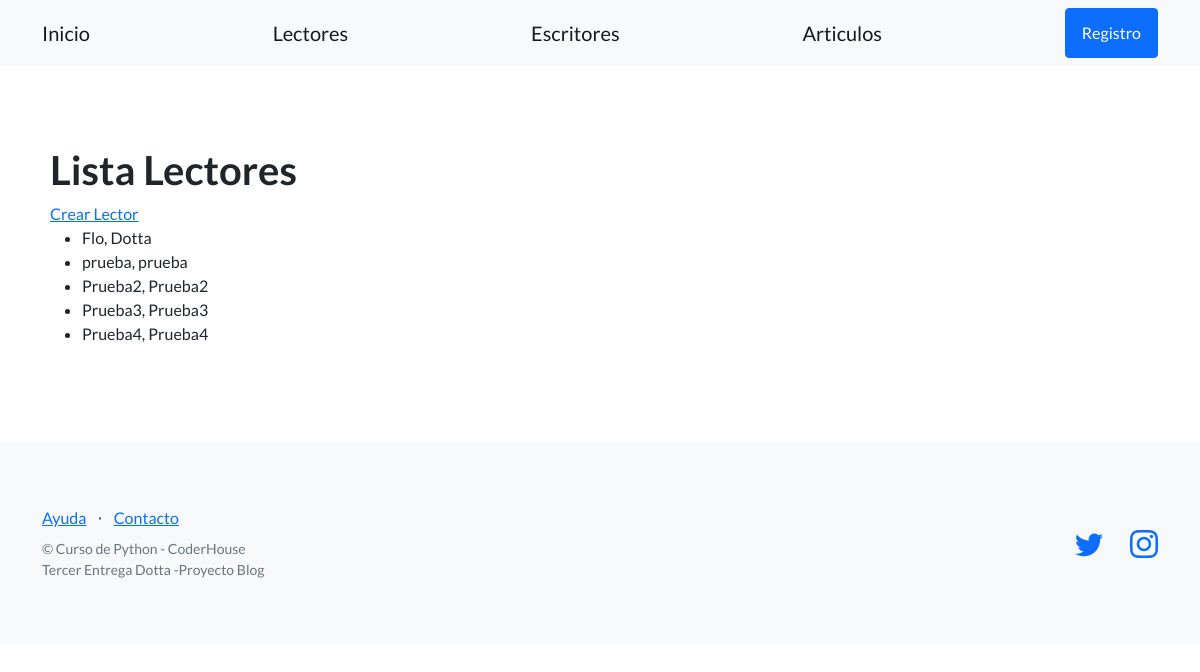
The page /usuarios/lectores/ on the database as committed earlier.
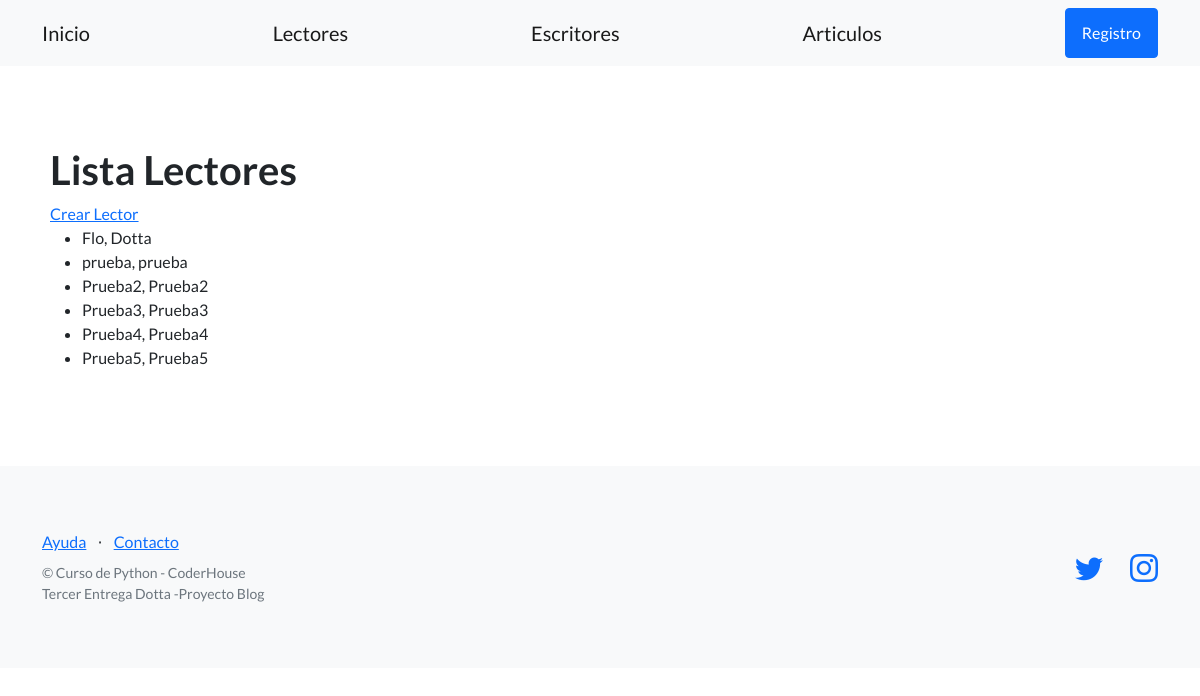
The same page on the database as committed later.
### control_usuarios/models.py (models this page shows, shortened)
class Lector(models.Model):
    apellido = models.CharField(max_length=256)
    nombre = models.CharField(max_length=256)
    email = models.EmailField(blank=True)
    fecha_nacimiento = models.DateField(null=True)

### control_usuarios/views.py (the view)
# urls.py: path('lectores/', listar_lectores, name= "listar_lectores"),
def listar_lectores(request):
    contexto = {
        "lectores": Lector.objects.all()
    }
    http_response = render(
        request=request,
        template_name='control_usuarios/lista_lectores.html',
        context=contexto,
    )
    return http_response

### control_usuarios/templates/control_usuarios/lista_lectores.html
{% extends "control_usuarios/base.html" %}
{% block contenido %}
<section>
  <div>
    <h1>Lista Lectores</h1>
    <a href="{% url 'crear_lector' %}">Crear Lector</a>
    <ul>
    {% for lector in lectores %}
      <li>{{ lector.nombre}}, {{ lector.apellido}}</li>
    {% endfor %}
    </ul>
  </div>
</section>
{% endblock contenido %}

### control_usuarios/templates/control_usuarios/base.html (shortened to what this page needs)
{% load static %}
<!DOCTYPE html>
<html lang="en">
    <head>
        <link href="https://cdn.jsdelivr.net/npm/bootstrap-icons@1.5.0/font/bootstrap-icons.css" rel="stylesheet" type="text/css" />
        <link href="{% static 'css/styles.css' %}" rel="stylesheet" />
    </head>
    <body>
        <nav class="navbar navbar-light bg-light static-top">
            <div class="container">
                <a class="navbar-brand" href="{% url 'inicio'%}">Inicio</a>
                <a class="navbar-brand" href="{% url 'listar_lectores'%}">Lectores</a>
                <a class="navbar-brand" href="{% url 'listar_escritores'%}">Escritores</a>
                <a class="navbar-brand" href="{% url 'listar_articulos'%}">Articulos</a>
                <a class="btn btn-primary" href="#signup">Registro</a>
            </div>
        </nav>
        <section style="padding:80px 50px;">
        {% block contenido %}
        {% endblock contenido %}
        </section>
        <footer class="footer bg-light">
            <div class="container">
                <div class="row">
                    <div class="col-lg-6 h-100 text-center text-lg-start my-auto">
                        <ul class="list-inline mb-2">
                            <li class="list-inline-item"><a href="#!">Ayuda</a></li>
                            <li class="list-inline-item">⋅</li>
                            <li class="list-inline-item"><a href="#!">Contacto</a></li>
                        </ul>
                        <p class="text-muted small mb-4 mb-lg-0">&copy; Curso de Python - CoderHouse </p>
                        <p class="text-muted small mb-4 mb-lg-0"> Tercer Entrega Dotta -Proyecto Blog</p>
                    </div>
                    <div class="col-lg-6 h-100 text-center text-lg-end my-auto">
                        <ul class="list-inline mb-0">
                            <li class="list-inline-item me-4">
                                <a href="https://twitter.com/coderhouse"><i class="bi-twitter fs-3"></i></a>
                            </li>
                            <li class="list-inline-item">
                                <a href="https://www.instagram.com/coderhouse/?hl=es"><i class="bi-instagram fs-3"></i></a>
                            </li>
                        </ul>
                    </div>
                </div>
            </div>
        </footer>
    </body>
</html>

Rows that differ between the two databases and show on the page:
added Lector: nombre "Prueba5", apellido "Prueba5"
